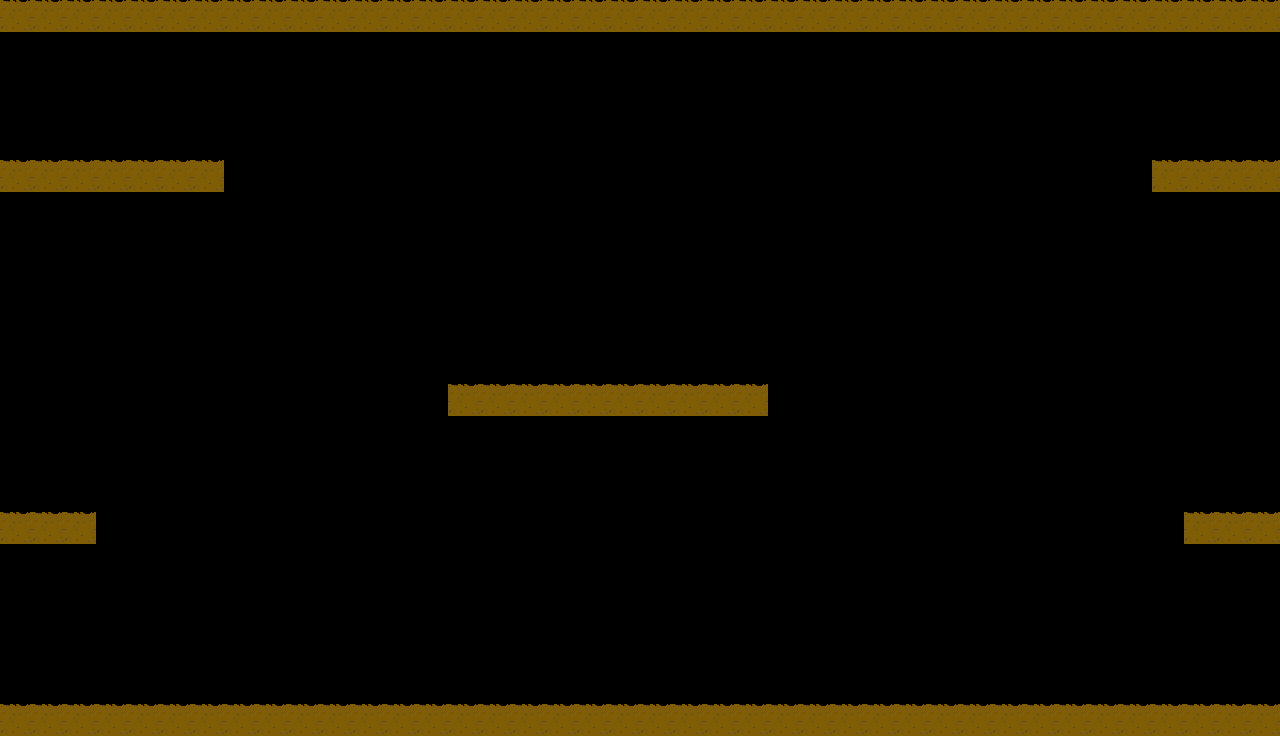

This game map was drawn from its Tiled (.tmx) file and the tilesets committed beside it. A one-line description and the full map source follow:
An orthogonal 40x23 tile map with 32x32 px tiles, 1 tile layer (walls).

<map version="1.2" tiledversion="2019.05.08" orientation="orthogonal" renderorder="right-down" width="40" height="23" tilewidth="32" tileheight="32" infinite="0" nextlayerid="4" nextobjectid="1">
 <tileset firstgid="1" name="flapping" tilewidth="32" tileheight="32" tilecount="1" columns="0">
  <grid orientation="orthogonal" width="1" height="1" />
  <tile id="0">
   <image width="32" height="32" source="img/floor.png" />
  </tile>
 </tileset>
 <layer id="3" name="walls" width="40" height="23">
  <data encoding="csv">
1,1,1,1,1,1,1,1,1,1,1,1,1,1,1,1,1,1,1,1,1,1,1,1,1,1,1,1,1,1,1,1,1,1,1,1,1,1,1,1,
0,0,0,0,0,0,0,0,0,0,0,0,0,0,0,0,0,0,0,0,0,0,0,0,0,0,0,0,0,0,0,0,0,0,0,0,0,0,0,0,
0,0,0,0,0,0,0,0,0,0,0,0,0,0,0,0,0,0,0,0,0,0,0,0,0,0,0,0,0,0,0,0,0,0,0,0,0,0,0,0,
0,0,0,0,0,0,0,0,0,0,0,0,0,0,0,0,0,0,0,0,0,0,0,0,0,0,0,0,0,0,0,0,0,0,0,0,0,0,0,0,
0,0,0,0,0,0,0,0,0,0,0,0,0,0,0,0,0,0,0,0,0,0,0,0,0,0,0,0,0,0,0,0,0,0,0,0,0,0,0,0,
1,1,1,1,1,1,1,0,0,0,0,0,0,0,0,0,0,0,0,0,0,0,0,0,0,0,0,0,0,0,0,0,0,0,0,0,1,1,1,1,
0,0,0,0,0,0,0,0,0,0,0,0,0,0,0,0,0,0,0,0,0,0,0,0,0,0,0,0,0,0,0,0,0,0,0,0,0,0,0,0,
0,0,0,0,0,0,0,0,0,0,0,0,0,0,0,0,0,0,0,0,0,0,0,0,0,0,0,0,0,0,0,0,0,0,0,0,0,0,0,0,
0,0,0,0,0,0,0,0,0,0,0,0,0,0,0,0,0,0,0,0,0,0,0,0,0,0,0,0,0,0,0,0,0,0,0,0,0,0,0,0,
0,0,0,0,0,0,0,0,0,0,0,0,0,0,0,0,0,0,0,0,0,0,0,0,0,0,0,0,0,0,0,0,0,0,0,0,0,0,0,0,
0,0,0,0,0,0,0,0,0,0,0,0,0,0,0,0,0,0,0,0,0,0,0,0,0,0,0,0,0,0,0,0,0,0,0,0,0,0,0,0,
0,0,0,0,0,0,0,0,0,0,0,0,0,0,0,0,0,0,0,0,0,0,0,0,0,0,0,0,0,0,0,0,0,0,0,0,0,0,0,0,
0,0,0,0,0,0,0,0,0,0,0,0,0,0,1,1,1,1,1,1,1,1,1,1,0,0,0,0,0,0,0,0,0,0,0,0,0,0,0,0,
0,0,0,0,0,0,0,0,0,0,0,0,0,0,0,0,0,0,0,0,0,0,0,0,0,0,0,0,0,0,0,0,0,0,0,0,0,0,0,0,
0,0,0,0,0,0,0,0,0,0,0,0,0,0,0,0,0,0,0,0,0,0,0,0,0,0,0,0,0,0,0,0,0,0,0,0,0,0,0,0,
0,0,0,0,0,0,0,0,0,0,0,0,0,0,0,0,0,0,0,0,0,0,0,0,0,0,0,0,0,0,0,0,0,0,0,0,0,0,0,0,
1,1,1,0,0,0,0,0,0,0,0,0,0,0,0,0,0,0,0,0,0,0,0,0,0,0,0,0,0,0,0,0,0,0,0,0,0,1,1,1,
0,0,0,0,0,0,0,0,0,0,0,0,0,0,0,0,0,0,0,0,0,0,0,0,0,0,0,0,0,0,0,0,0,0,0,0,0,0,0,0,
0,0,0,0,0,0,0,0,0,0,0,0,0,0,0,0,0,0,0,0,0,0,0,0,0,0,0,0,0,0,0,0,0,0,0,0,0,0,0,0,
0,0,0,0,0,0,0,0,0,0,0,0,0,0,0,0,0,0,0,0,0,0,0,0,0,0,0,0,0,0,0,0,0,0,0,0,0,0,0,0,
0,0,0,0,0,0,0,0,0,0,0,0,0,0,0,0,0,0,0,0,0,0,0,0,0,0,0,0,0,0,0,0,0,0,0,0,0,0,0,0,
0,0,0,0,0,0,0,0,0,0,0,0,0,0,0,0,0,0,0,0,0,0,0,0,0,0,0,0,0,0,0,0,0,0,0,0,0,0,0,0,
1,1,1,1,1,1,1,1,1,1,1,1,1,1,1,1,1,1,1,1,1,1,1,1,1,1,1,1,1,1,1,1,1,1,1,1,1,1,1,1
</data>
 </layer>
</map>